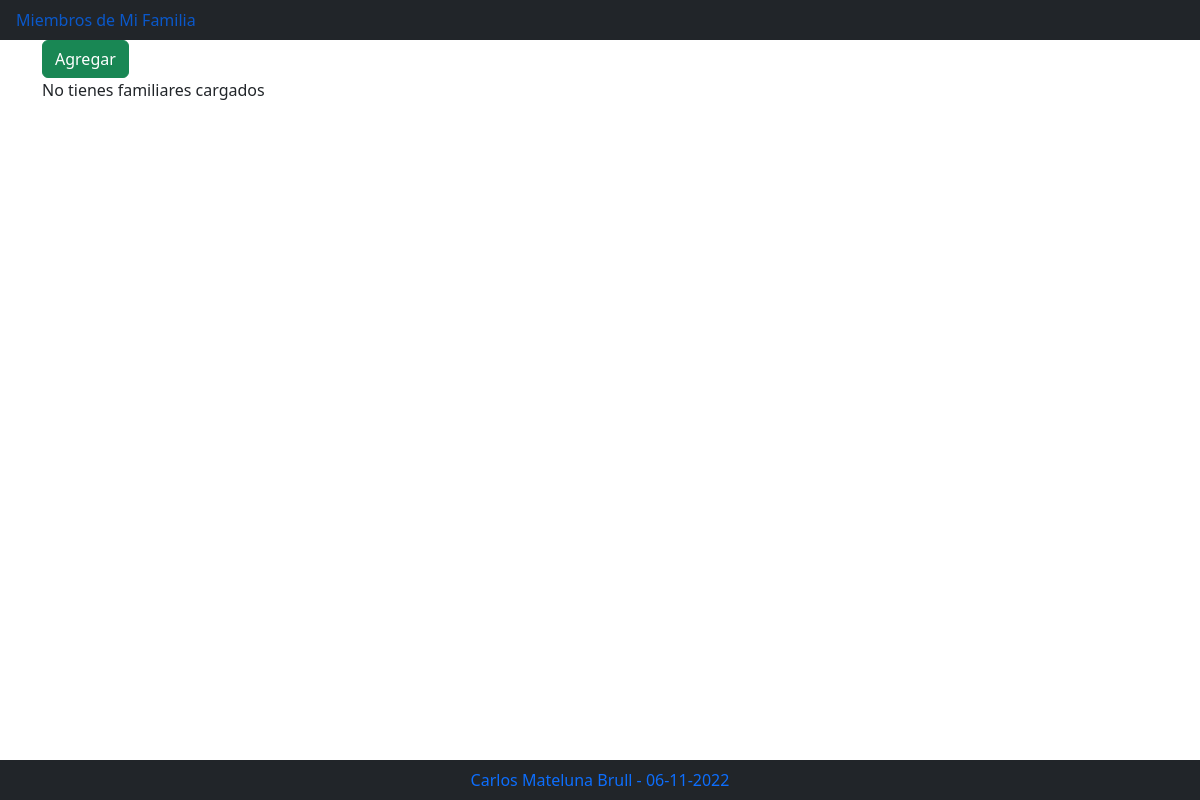
Before: / with the older database file.
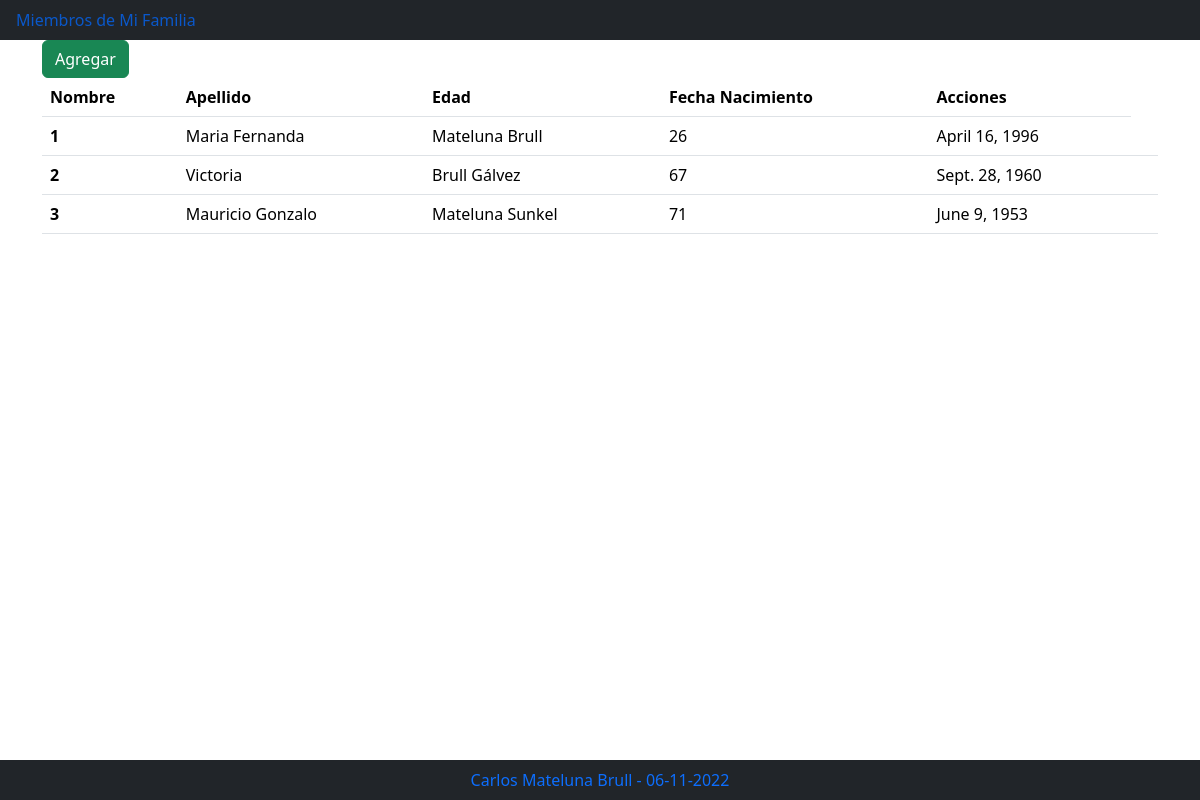
After: the same page with the newer database file.
### familia/models.py (models this page shows)
class Persona(models.Model):
    nombre = models.CharField(max_length=100)
    apellido = models.CharField(max_length=100)
    edad = models.IntegerField()
    fecha_nacimiento = models.DateField()

### familia/views.py (the view)
# urls.py: path('', views.index, name="index"),
def index(request):
    personas = Persona.objects.all()
    template = loader.get_template('familia/listado_familiares.html')
    context = {
        'personas': personas,
    }
    return HttpResponse(template.render(context, request))

### familia/templates/familia/listado_familiares.html (shortened to what this page needs)
{% extends "familia/index.html" %}
{% load bootstrap5 %}
{% block cuerpo %}
<div class="container">
  <div class="row">
    <div class="col">
      {% url 'agregar' as agregar_url %}
      {% bootstrap_button "Agregar" button_class="btn-success" button_type="link" href=agregar_url %}
    <div>
  <div>
  <div class="row">
    <div class="col">
        {% if personas %}
        <table class="table">
            <thead>
                <th scope="col">Nombre</th>
                <th scope="col">Apellido</th>
                <th scope="col">Edad</th>
                <th scope="col">Fecha Nacimiento</th>
                <th scope="col">Acciones</th>
            </thead>
            {% for p in personas %}
            <tbody>
                <tr>
                    <th scope="row">{{p.id}} </th>
                    <td> {{p.nombre}} </td>
                    <td> {{p.apellido}} </td>
                    <td> {{p.edad}} </td>
                    <td> {{p.fecha_nacimiento}} </td>
                    <td>
                      <!-- {% url 'actualizar' identificador=p.id as actualizar_url %}
                      {% bootstrap_button "Actualizar" size="sm" button_class="btn-warning" button_type="link" href=actualizar_url %} -->
                    </td>
                </tr>
            </tbody>
            {% endfor %}
        </table>
        {% else %}
            <p>No tienes familiares cargados</p>
        {% endif %}
    </div>
  </div>
</div>
{% endblock %}

### familia/templates/familia/index.html (shortened to what this page needs)
 {% load bootstrap5 %}
{% bootstrap_css %}
<ul class="nav bg-dark fixed">
    <li class="nav-item">
        <a class="nav-link active" href="{%url 'index' %}"> Miembros de Mi Familia</a>
    </li>
</ul>
{% block cuerpo %}
{% endblock %}
<ul class="nav bg-dark fixed-bottom justify-content-center">
    <li class="nav-item">
        <a class="nav-link active" href="{%url 'index' %}">Carlos Mateluna Brull - {% now 'd-m-Y' %}</a>
    </li>
</ul>

Changed rows visible on the page:
added Persona: id "1", nombre "Maria Fernanda", apellido "Mateluna Brull", edad "26", fecha_nacimiento "April 16, 1996"
added Persona: id "2", nombre "Victoria", apellido "Brull Gálvez", edad "67", fecha_nacimiento "Sept. 28, 1960"
added Persona: id "3", nombre "Mauricio Gonzalo", apellido "Mateluna Sunkel", edad "71", fecha_nacimiento "June 9, 1953"
Other visible differences:
text no longer shown: "No tienes familiares cargados"
text now shown: "Nombre Apellido Edad Fecha Nacimiento Acciones"
